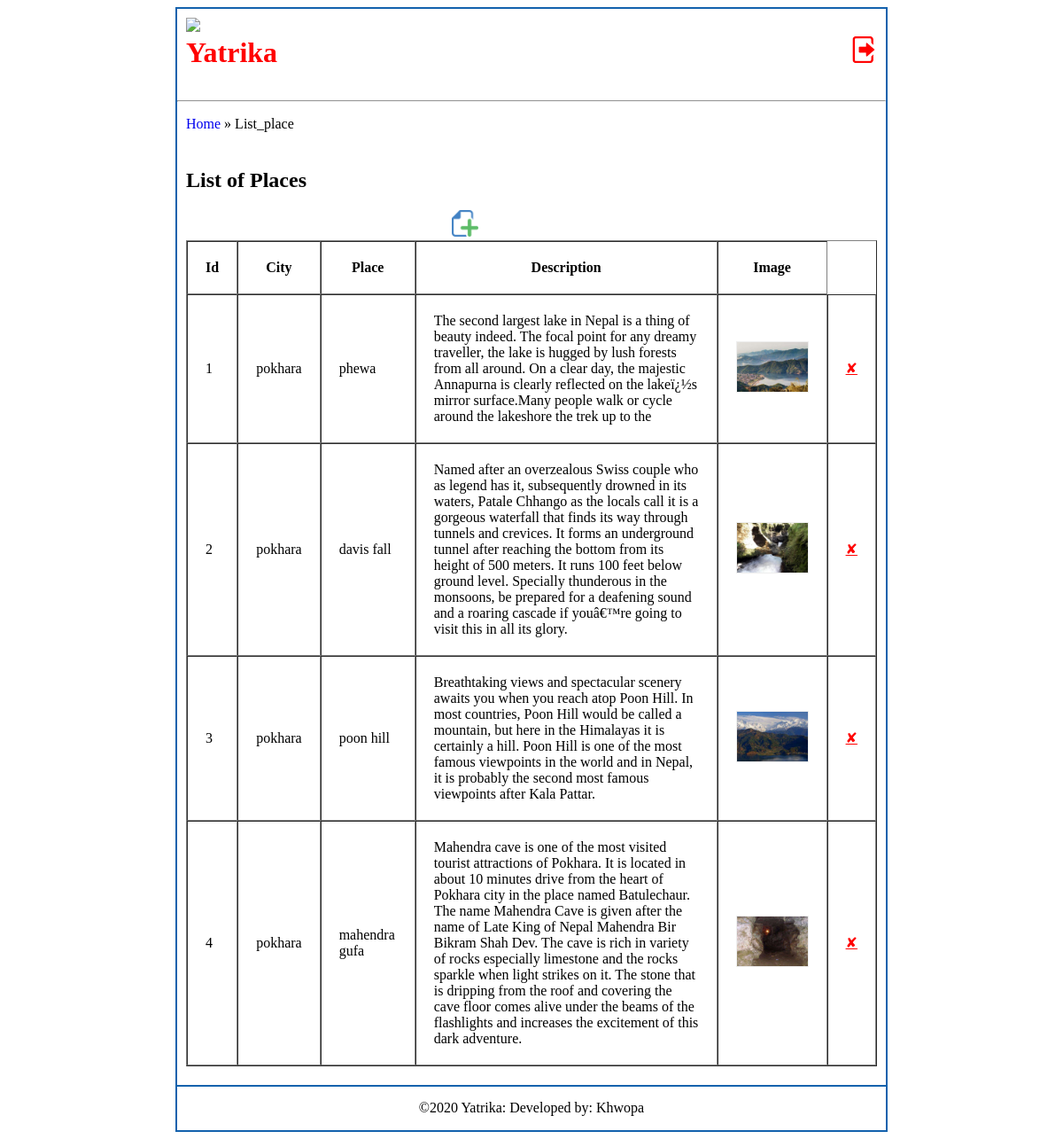
/admin/list_place.php (signed in), run on the app's committed database.
### tables this page shows
CREATE TABLE `place` (
  `id` int(11) NOT NULL,
  `city` varchar(30) NOT NULL,
  `place` varchar(30) NOT NULL,
  `description_place` text NOT NULL,
  `image_place` longblob NOT NULL,
  `link_place` text NOT NULL,
  `time` int(30) NOT NULL,
  `hits` int(11) NOT NULL
);

### admin/list_place.php (the view, shortened to what this page needs)
<?php
require_once("DBConnect.php");
$sql = "SELECT * FROM `place` WHERE 1 Limit 0, 10";
$result = mysqli_query($conn, $sql);
?>
<?php include 'includes/header.php';?>
<p id="breadcrumb"><a href="index.php" style="padding-left: 10px;">Home</a> &raquo; List_place</p>
<div class="content">
	<h2>List of Places</h2>
	<a href="add_place.php"><img src="images/add.png" style=" margin-left: 300px;" height="30px"></a>
	<form action="" method="POST" name="placee" enctype="multipart/form-data">
		<table border="1" cellspacing="0" cellpadding
		="20" width="100%">
		<tr>
			<th>Id</th>
			<th>City</th>
			<th>Place</th>
			<th>Description</th>
			<th>Image</th>
		</tr>
		<?php
		if (mysqli_num_rows($result) > 0) {
			$i=0;
			while($row = mysqli_fetch_assoc($result)) {
				?>
				<tr>
					<td><?= ++$i;?></td>
					<td><?= $row["city"];?></td>
					<td><?= $row["place"];?></td>
					<td><?= $row["description_place"];?></td>
					<td style="text-align: center;"><img style="width: 80px; border: 1px solid #eee;" src="../files/<?= $row["image_place"];?>" alt="Thumb"></td>
					<td><a style="color: #F00;" onclick="return confirm('Are you sure you want to delete this entry?')" href="delete_place.php?id=<?= $row['id'];?>">&#10008;</a></td>
				</tr>
				<?php
			}
		} else {
			?>
			<tr>
				<td colspan="3">No Record(s) found.</td>
			</tr>
			<?php
		}
		?>
	</table>
</div>
<?php include 'includes/footer.php';?>

### admin/css/styles.css (style rules this page uses)
.content { margin: 5px; padding: 5px; }
#breadcrumb a { text-decoration: none; }

### data on the page
place: city "pokhara", place "phewa", description_place "The second largest lake in Nepal is a thing of beauty indeed. The focal point for any dreamy traveller, the lake is hugged by lush forests from all around. On a clear day, the majestic Annapurna is clearly reflected on the lakeï¿½s mirror surface.Many people walk or cycle around the lakeshore the trek up to the", image_place (picture)
place: city "pokhara", place "davis fall", description_place "Named after an overzealous Swiss couple who as legend has it, subsequently drowned in its waters, Patale Chhango as the locals call it is a gorgeous waterfall that finds its way through tunnels and crevices. It forms an underground tunnel after reaching the bottom from its height of 500 meters. It runs 100 feet below ground level. Specially thunderous in the monsoons, be prepared for a deafening sound and a roaring cascade if youâ€™re going to visit this in all its glory.", image_place (picture)
place: city "pokhara", place "poon hill", description_place "Breathtaking views and spectacular scenery awaits you when you reach atop Poon Hill. In most countries, Poon Hill would be called a mountain, but here in the Himalayas it is certainly a hill. Poon Hill is one of the most famous viewpoints in the world and in Nepal, it is probably the second most famous viewpoints after Kala Pattar.", image_place (picture)
place: city "pokhara", place "mahendra gufa", description_place "Mahendra cave is one of the most visited tourist attractions of Pokhara. It is located in about 10 minutes drive from the heart of Pokhara city in the place named Batulechaur. The name Mahendra Cave is given after the name of Late King of Nepal Mahendra Bir Bikram Shah Dev. The cave is rich in variety of rocks especially limestone and the rocks sparkle when light strikes on it. The stone that is dripping from the roof and covering the cave floor comes alive under the beams of the flashlights and increases the excitement of this dark adventure.", image_place (picture)
